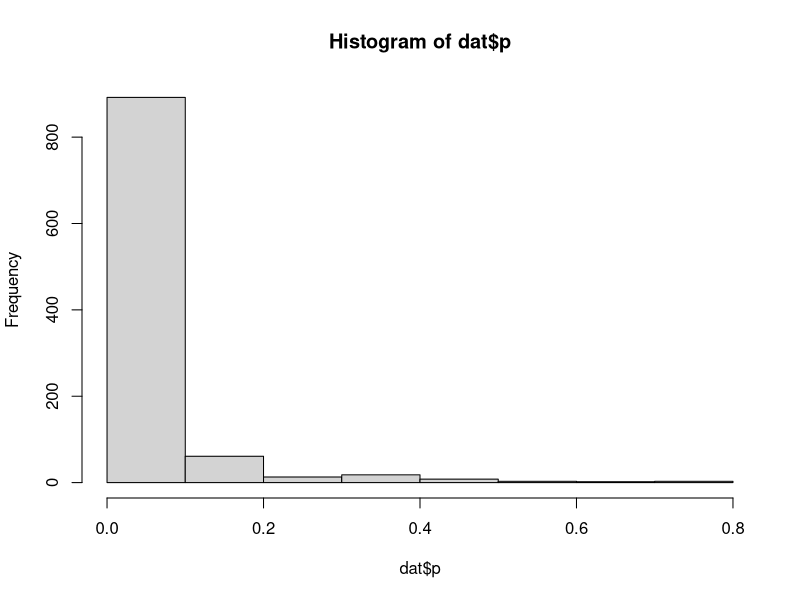
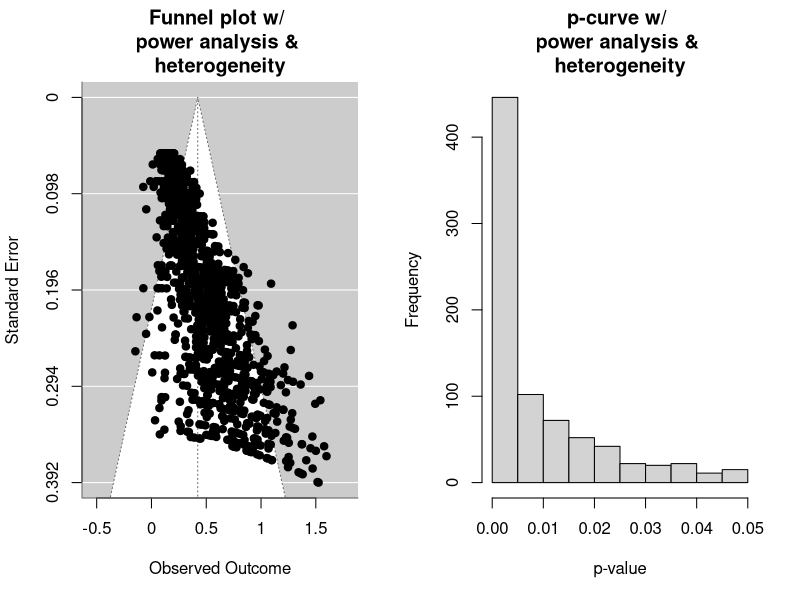

Recreate these plots in R, in order.
# power analysis hypothesis:
# Reviewer 3 says:
# if the size of studies is chosen according to properly 
# executed power analyses, we would in fact expect to see 
# an inverse relationship between outcomes and sample sizes 
# (and so if authors engage in the recommended practice of 
# planning a study to achieve sufficient power, we are actually 
# building small-study effects into our literature!). 

# Let's simulate b/c I don't believe p-curve would work that way.

library(pwr)
library(metafor)

# lookup table for power
d = seq(.1, .6, .01) #seq(.1, 1, .05)
n = NULL
for (i in 1:length(d)) {
  n[i] = pwr.t.test(d = d[i], sig.level = .05, power = .8, 
                    type = "two.sample", alternative = "greater")$n
}
# round up b/c can't have fractional n
n = ceiling(n)

# pick a d, pick an n, run an experiment
simLength = 1e3
d_iter = NULL
n_iter = NULL
df_iter = NULL
t_iter = NULL
for (i in 1:simLength) {
  index = sample(1:length(d), 1)
  d_iter[i] = d[index]
  n_iter[i] = n[index]
  df_iter[i] = n_iter[i] - 2
  t_iter[i] = rt(1, df_iter[i], 
                 ncp = d_iter[i] / (sqrt(1/floor(n_iter[i]) + 1/ceiling(n_iter[i])))
  )
}

dat = data.frame(d_true = d_iter,
                 n = n_iter, df = df_iter, t = t_iter)
dat$d_obs = 2*dat$t/sqrt(dat$df)
dat$p = pt(dat$t, dat$df, lower.tail = F)
dat$se_obs = sqrt(
  (dat$n/((dat$n/2)^2)+dat$d_obs^2/(2*dat$df))*(dat$n/dat$df)
)

# funnel plot
model = rma(yi = d_obs, sei = se_obs, data = dat)

#p-curve
hist(dat$p)

par(mfrow=c(1, 2))
funnel(model, main = "Funnel plot w/ \npower analysis & \nheterogeneity")
hist(dat$p[dat$p<.05], main = "p-curve w/ \npower analysis & \nheterogeneity", xlab = "p-value")
